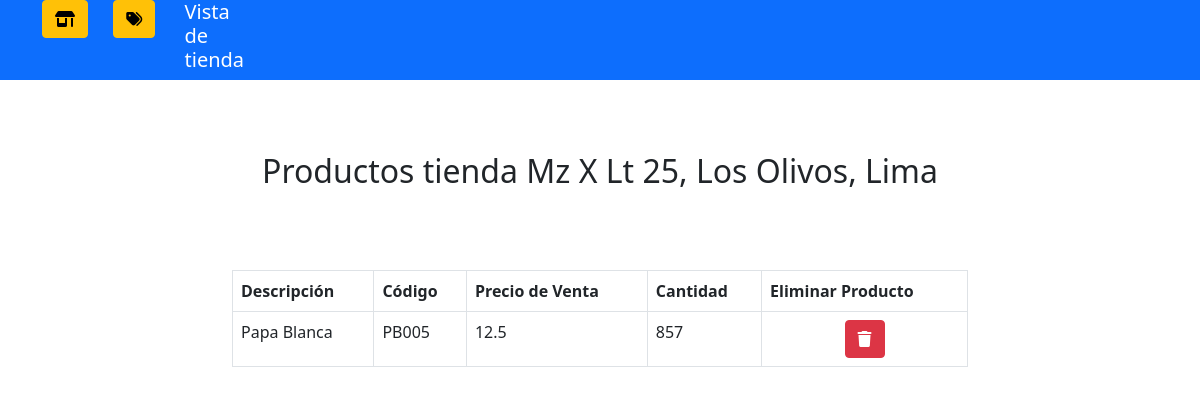
The app's page /verTienda/1/ with its own data.
### tiendas/models.py (models this page shows, shortened)
class tiendaInfo(models.Model):
    direccion = models.CharField(max_length=32, blank=True, null=True)
    provincia = models.CharField(max_length=32, blank=True, null=True)
    region = models.CharField(max_length=32, blank=True, null=True)
    fechaCreacion = models.CharField(max_length=32, blank=True, null=True)
    telefonoContacto = models.CharField(max_length=32, blank=True, null=True)

class productoInfo(models.Model):
    descripcion = models.CharField(max_length=32, blank=True, null=True)
    codigo = models.CharField(max_length=32, blank=True, null=True)
    precioVenta = models.CharField(max_length=32, blank=True, null=True)
    cantidad = models.CharField(max_length=32, blank=True, null=True)
    tiendaRelacionada = models.ForeignKey(tiendaInfo, max_length=32, on_delete=models.SET_NULL, blank=True, null=True)

### tiendas/views.py (the view)
# urls.py: path('verTienda/<str:idTienda>/', views.verTienda, name='verTienda'),
def verTienda(request, idTienda):
    cache.set('idTienda',idTienda)
    tiendaSeleccionada = tiendaInfo.objects.get(id=idTienda)
    productosTienda = tiendaSeleccionada.productoinfo_set.all().order_by('id')
    context = {
        'tiendaSeleccionada': tiendaSeleccionada,
        'productosTot': productosTienda
    }
    return render(request, 'verTienda.html', context)

### tiendas/templates/verTienda.html (shortened to what this page needs)
{% load static %}
<!DOCTYPE html>
<html>
    <head>
        <link href="https://cdn.jsdelivr.net/npm/bootstrap@5.0.2/dist/css/bootstrap.min.css" rel="stylesheet">
        <link rel="stylesheet" href="https://cdnjs.cloudflare.com/ajax/libs/font-awesome/6.3.0/css/all.min.css" />
    </head>
    <body>
        <div class="bg-primary">
            <div class="container">
                <div class="row">
                    <div class="col-3 text-white">
                        <div class="row">
                            <div class="col-3" >
                                <a class="btn btn-warning" href="{% url 'tiendas:gestionTienda' %}"><i class="fa-solid fa-shop"></i></a>
                            </div>
                            <div class="col-3">
                                <a class="btn btn-warning" href="{% url 'tiendas:productos' %}"><i class="fa-solid fa-tags"></i></a>
                            </div>
                            <div class="col-3">
                                <h5>Vista de tienda</h5>
                            </div>
                        </div>
                    </div>
                </div>
            </div>
        </div>
        <br>
        <div class="mt-5 text-center">
            <h2>Productos tienda {{ tiendaSeleccionada.direccion }}, {{ tiendaSeleccionada.provincia }}, {{ tiendaSeleccionada.region }}</h2>
        </div>
        <br>
        <div class="mt-5 container">
            <div class="row justify-content-center">
                <div class="col-8">
                    <table class="table table-bordered">
                        <thead>
                            <th>Descripción</th>
                            <th>Código</th>
                            <th>Precio de Venta</th>
                            <th>Cantidad</th>
                            <th>Eliminar Producto</th>
                        </thead>
                        <tbody>
                            {% for producto in productosTot %}
                            <tr>
                                <td>{{ producto.descripcion }}</td>
                                <td>{{ producto.codigo }}</td>
                                <td>{{ producto.precioVenta }}</td>
                                <td>{{ producto.cantidad }}</td>
                                <td class="text-center"><a class="btn btn-danger" href="{% url 'tiendas:eliminarProductoTienda' producto.id %}"><i class="fa-solid fa-trash"></i></a></td>
                            </tr>
                            {% endfor %}
                        </tbody>
                    </table>
                </div>
            </div>
        </div>
    </body>
</html>

### records on screen
tiendaInfo: direccion "Mz X Lt 25", provincia "Los Olivos", region "Lima"
productoInfo: descripcion "Papa Blanca", codigo "PB005", precioVenta "12.5", cantidad "857"
